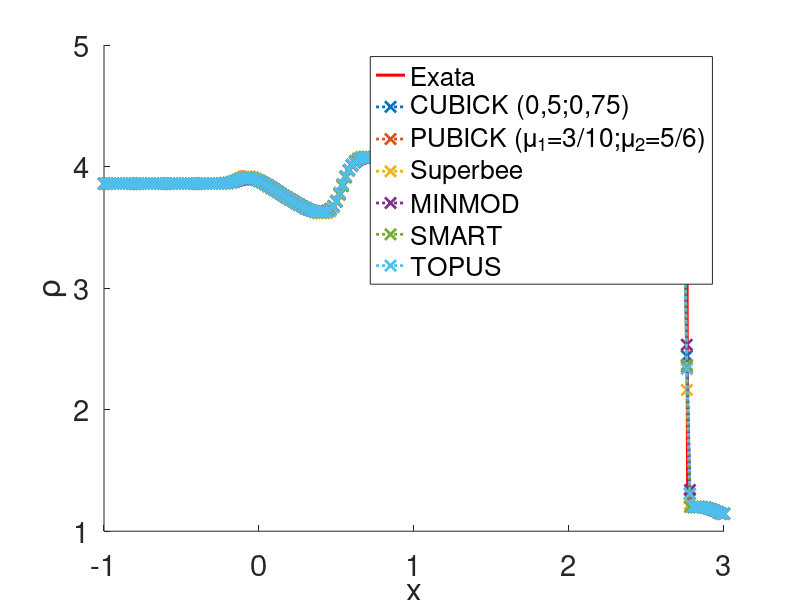

Recreate this plot in MATLAB.
clear all
close all
clc
%malla=200, cfl=0.6, tf=1

load cubick_N200_cfl06_shu_t1.txt
load minmod_N200_cfl06_shu_t1.txt
load pubick_N200_cfl06_shu_t1.txt
load smart_N200_cfl06_shu_t1.txt
load superbee_N200_cfl06_shu_t1.txt
load topus_N200_cfl06_shu_t1.txt

load exata_shu06.txt

A=cubick_N200_cfl06_shu_t1;
B=pubick_N200_cfl06_shu_t1;
C=superbee_N200_cfl06_shu_t1;
D=minmod_N200_cfl06_shu_t1;
E=smart_N200_cfl06_shu_t1;
F=topus_N200_cfl06_shu_t1;

G=exata_shu06;

hold on
set(gca, 'FontSize', 21)

plot(G(:,1),G(:,2),'r','LineWidth',2.2)

plot(A(:,1),A(:,2),':x','LineWidth',2,'MarkerSize',8)
plot(B(:,1),B(:,2),':x','LineWidth',2,'MarkerSize',8)
plot(C(:,1),C(:,2),':x','LineWidth',2,'MarkerSize',8)
plot(D(:,1),D(:,2),':x','LineWidth',2,'MarkerSize',8)
plot(E(:,1),E(:,2),':x','LineWidth',2,'MarkerSize',8)
plot(F(:,1),F(:,2),':x','LineWidth',2,'MarkerSize',8)


legend('Exata','CUBICK (0,5;0,75)','PUBICK (\mu_1=3/10;\mu_2=5/6)', ...
    'Superbee','MINMOD','SMART','TOPUS')

xlabel('x') 
ylabel('\rho')

%ylim([1 4.8]);
